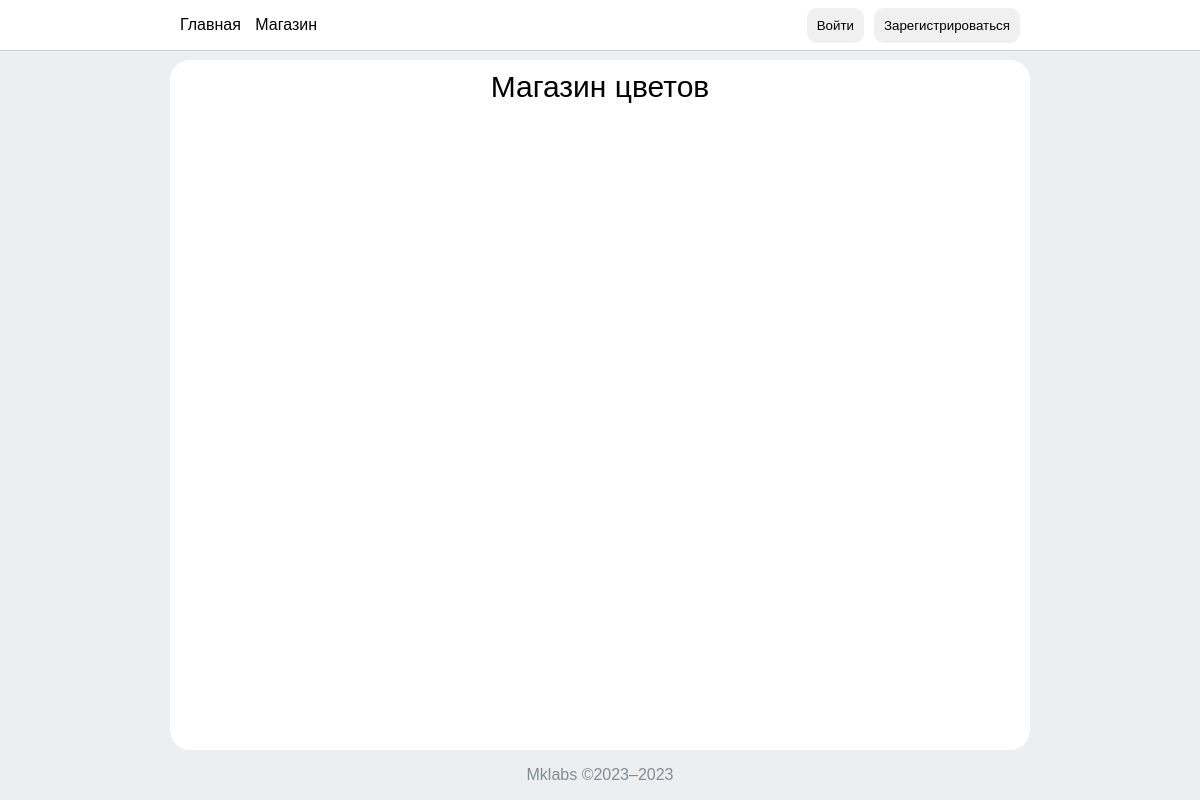
Page /market/ on the earlier database version.
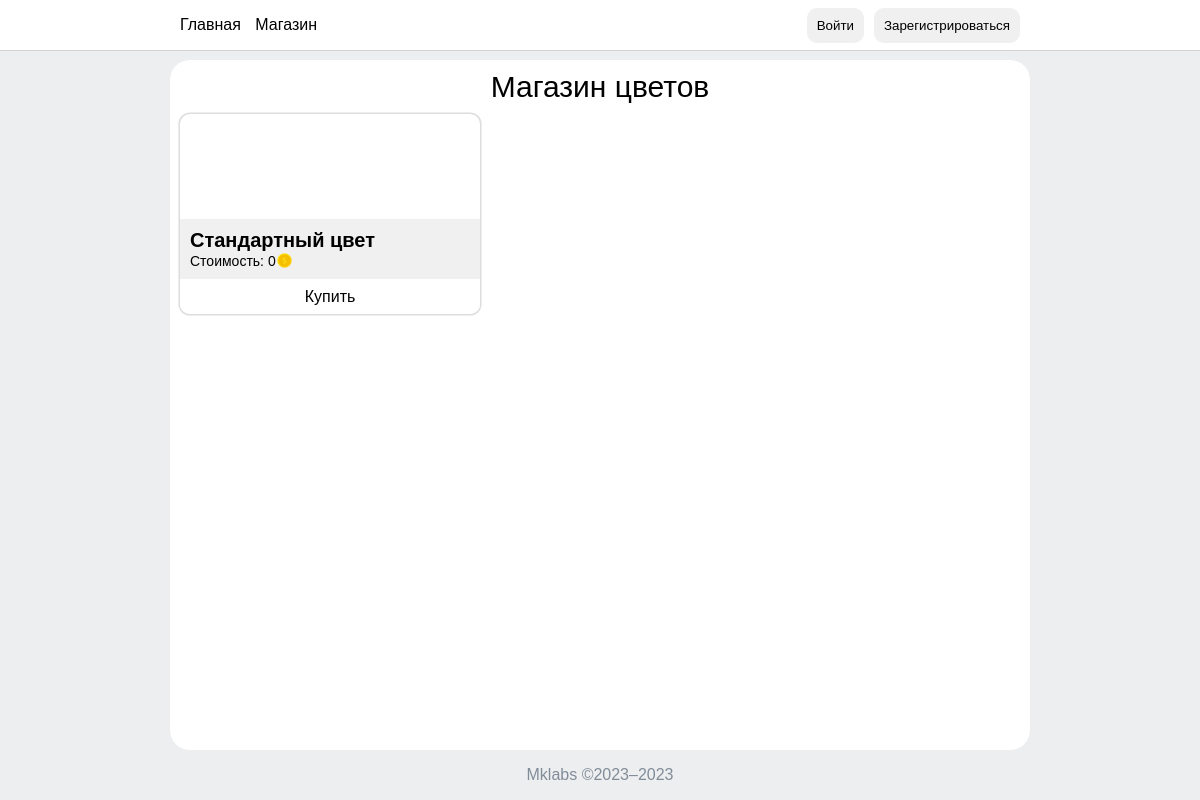
Same page on the later database version.
### myapp/models.py (models this page shows)
class Color(models.Model):
    name = models.CharField(max_length=30)
    hex_code = models.CharField(max_length=7)
    cost = models.IntegerField(default=0, validators=[MinValueValidator(0)])

### myapp/views.py (the view)
# urls.py: path('market/', market, name='market'),
def market(request):
    colors = Color.objects.all()
    user = request.user if request.user.is_authenticated else None
    if user:
        user_market = UserMarket.objects.get(user=user)
    else:
        user_market = None
    return render(request, 'market.html', {'colors': colors, 'user_market': user_market})

### myapp/context_processor.py (called while the page is built)
def balance_processor(request):
    user = request.user
    if user.is_authenticated:
        user_market = UserMarket.objects.filter(user=user).first()
    else:
        user_market = None
    return {'user_market': user_market}

def user_processor(request):
    user = request.user if request.user.is_authenticated else None
    return {'user': user}

### templates/market.html (shortened to what this page needs)
{% extends 'index.html' %}
{% block content %}
    <div class="page-title">Магазин цветов</div>
    <div class="cards">
        {% for color in colors %}
            <div style="background-color: {{ color.hex_code }} !important;"
                 class="card{% if color == user_market.active_color %} active-color {% else %} nonactive-color {% endif %}">
                <div class="card-info" id="{{ color.id }}">
                    <div class="color-info">
                        <div class="color-name">{{ color.name }}</div>
                        <div class="color-currency">Стоимость: {{ color.cost }}<img src="/static/icons/coin.png"></div>
                    </div>
                    {% if color == user_market.active_color %}
                        <div class="activated">Цвет активирован</div>
                    {% elif color in user_market.purchased_colors.all %}
                        <button class="activate-button activated" data-color-id="{{ color.id }}">Активировать</button>
                    {% else %}
                        <button class="buy-button activated" data-color-id="{{ color.id }}">Купить</button>
                    {% endif %}
                </div>
            </div>
        {% endfor %}
    </div>
{% endblock %}

Differences in the rows shown:
added Color: name "Стандартный цвет", cost "0"
